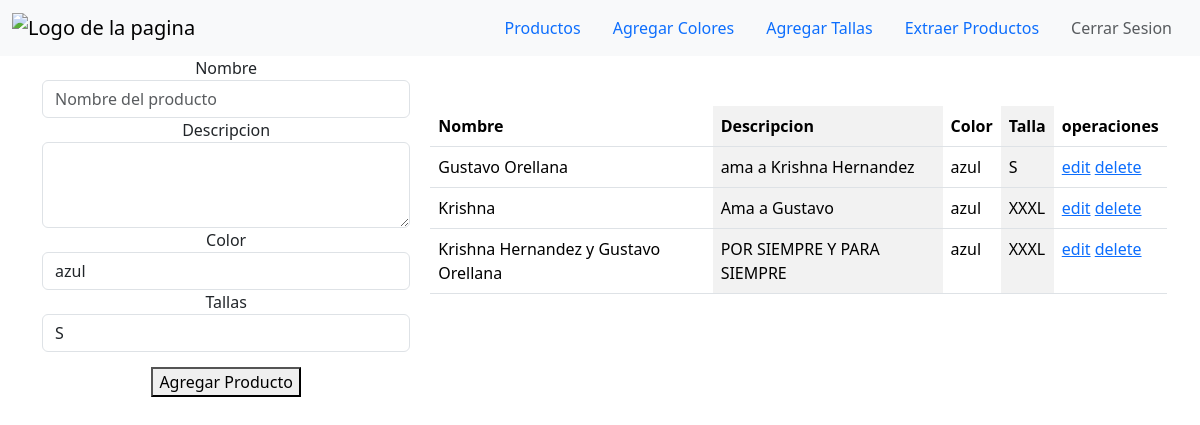
Page /home on the earlier database version.
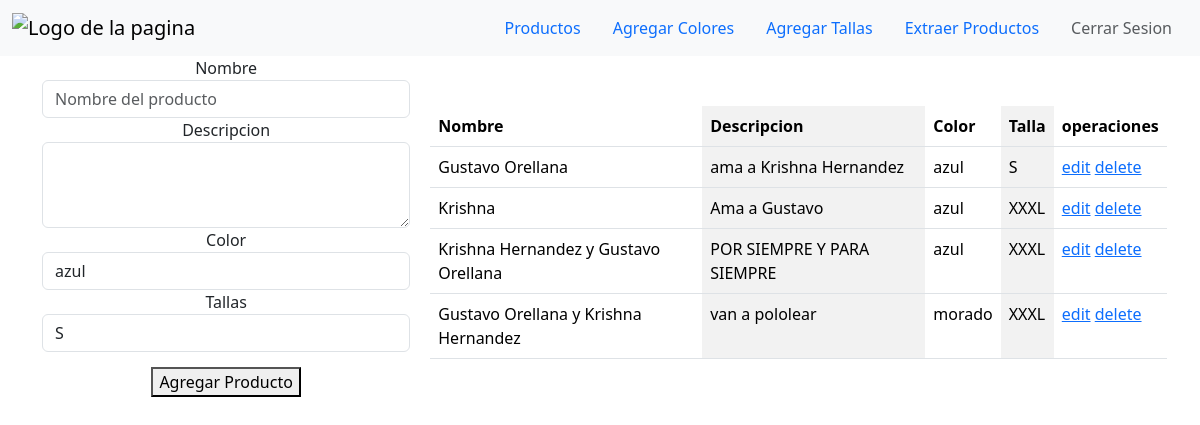
Same page on the later database version.
### tables this page shows
CREATE TABLE productos (
            id INTEGER PRIMARY KEY autoincrement,
               nombre TEXT NOT NUll,
               descripcion TEXT,
               id_color INTEGER,
               id_talla INTEGER,
               foreign key (id_color) references colores(id),
               foreign key (id_talla) references tallas(id)
               
);

CREATE TABLE colores (
               id INTEGER PRIMARY KEY autoincrement,
               nombre TEXT NOT NULL

);

CREATE TABLE tallas(
               id INTEGER PRIMARY KEY autoincrement,
               nombre TEXT NOT NULL
);

### appFlask.py (the view)
@app.route('/home')
def hello_world():
    conexion = sqlite3.connect('test.db')
    cursor = conexion.cursor()
    cursor.execute('SELECT p.id, p.nombre, p.descripcion, c.nombre, t.nombre FROM productos p JOIN colores c ON p.id_color = c.id JOIN tallas t ON p.id_talla = t.id')
    productos = cursor.fetchall()
    print(productos)
    return render_template('home.html', products = productos)

### templates/home.html (shortened to what this page needs)
{% extends 'layout.html' %}
{% block body %}
<nav class="navbar bg-body-tertiary">
  <div class="container-fluid">
      <a class="navbar-brand" href="#">
          <img src="https://assets.turbologo.com/blog/en/2021/11/14061115/Naruto_logo.png" alt="Logo de la pagina" height="70" class="d-line-block align-top">
      </a>
      <ul class="nav justify-content-end">
          <li class="nav-item">
            <a class="nav-link active" aria-current="page" href="#">Productos</a>
          </li>
          <li class="nav-item">
            <a class="nav-link" href="#">Agregar Colores</a>
          </li>
          <li class="nav-item">
            <a class="nav-link" href="#">Agregar Tallas</a>
          </li>
          <li class="nav-item">
            <a class="nav-link" href="{{url_for('extract_product')}}">Extraer Productos</a>
          </li>
          <li class="nav-item">
            <a class="nav-link disabled" aria-disabled="true">Cerrar Sesion</a>
          </li>
        </ul>
  </div>
</nav>
  <div class="container " style="display: flex ;gap: 20px;">
   <div class="form-container " style="flex: 0 0 33%;" >
    <form action="add_product" method="POST">
      <div class="form-group">
        <label for="nombreForm" style="align-items: center;display: flex;justify-content: center;">Nombre</label>
        <input type="text" class="form-control" id="nombreForm" name="nombre" placeholder="Nombre del producto">
      </div>
      <div class="form-group">
        <label for="descripcionForm" style="align-items: center;display: flex;justify-content: center;">Descripcion</label>
        <textarea class="form-control" name="descripcion" id="descripcionForm" rows="3"></textarea>
      </div>
      <div class="form-group">
        <label for="colorForm" style="align-items: center;display: flex;justify-content: center;">Color</label>
        <select class="form-control" name="color" id="colorForm">
          <option >azul</option>
        </select>
      </div>
      <div class="form-group">
        <label for="tallaForm" style="align-items: center;display: flex;justify-content: center;">Tallas</label>
        <select class="form-control" name="talla" id="tallaForm">
          <option >S</option>
        </select>
      </div>
      <div style="text-align: center;margin-top: 15px;"><button type="submit" style="text-align: center;">Agregar Producto</button></div>
    </form>
  </div>
  <div class="productos-container" style="flex: 0 0 66%;margin-top: 50px; ">
    <table class="table table-striped-columns">
    <thead>
      <tr>
        <th>Nombre</th>
        <th>Descripcion</th>
        <th>Color</th>
        <th>Talla</th>
        <th>operaciones</th>
      </tr>
    </thead>
    <tbody>
      {% for producto in products %}
        <tr>
          <td>{{ producto.1 }}</td>
          <td>{{ producto.2 }}</td>
          <td>{{ producto.3}}</td>
          <td>{{ producto.4}}</td>
          <td>
              <a href="/edit/{{producto.0}}">edit</a>
              <a href="/delete/{{producto.0}}" >delete</a>
          </td>
        </tr>
      {% endfor %}
    </tbody>
  </table>
  </div>
</div>
{% endblock %}

Differences in the rows shown:
added productos: nombre "Gustavo Orellana y Krishna Hernandez", descripcion "van a pololear", nombre "morado", nombre "XXXL"
